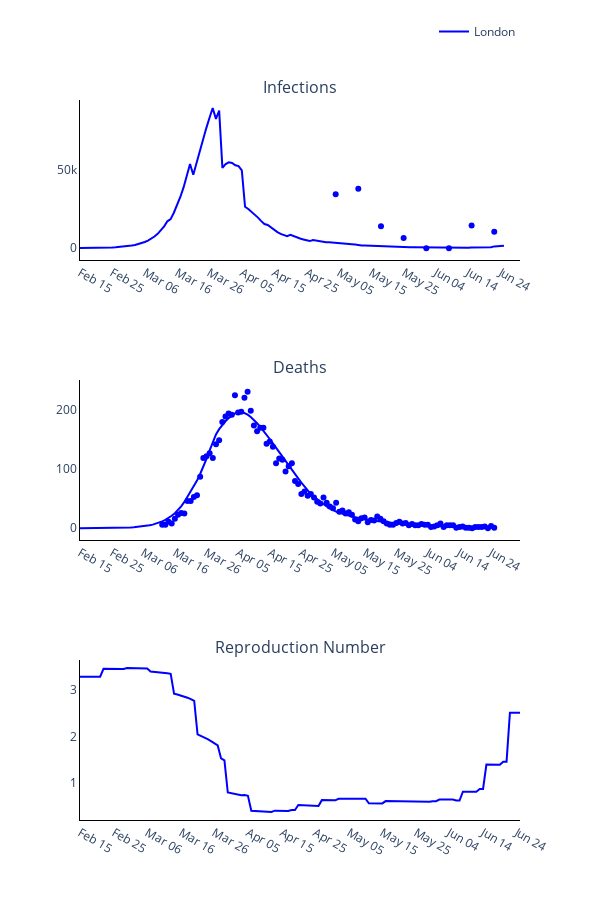

Here is the notebook cell this chart was saved with:
### Markdown cell above
### Plot observed versus predicted using model with optimised parameters

### Code cell
# Trace names - represent the solver used for the simulation
trace_name = regions
titles = ['Infections', 'Deaths', 'Reproduction Number']

fig = go.Figure()
fig = make_subplots(rows=len(titles), cols=1, subplot_titles=tuple(titles), horizontal_spacing = 0.15)

# Plot (bar chart cases each day)
for r, region in enumerate(regions):
    # Plot of infections
    fig.add_trace(
        go.Scatter(
            x=times,
            y=new_infec_pred[r].tolist(),
            mode='lines',
            name=trace_name[r],
            line_color=colours[r]
        ),
        row= 1,
        col= 1
    )

    fig.add_trace(
        go.Scatter(
            x=serology_times,
            y=np.sum(np.multiply(np.nan_to_num(np.divide(positives_data[r], tests[r])), susceptibles[r]), axis=1).tolist(),
            mode='markers',
            name=trace_name[r],
            showlegend=False,
            line_color=colours[r]
        ),
        row= 1,
        col= 1
    )

    # Plot deaths
    fig.add_trace(
        go.Scatter(
            x=times,
            y=deaths_pred[r].tolist(),
            mode='lines',
            name=trace_name[r],
            showlegend=False,
            line_color=colours[r]
        ),
        row= 2,
        col= 1
    )

    fig.add_trace(
        go.Scatter(
            x=deaths_times,
            y=np.sum(deaths_data[r], axis=1).tolist(),
            mode='markers',
            name=trace_name[r],
            showlegend=False,
            line_color=colours[r]
        ),
        row= 2,
        col= 1
    )

    # Plot reproduction number
    fig.add_trace(
        go.Scatter(
            x=times,
            y=reprod_num_pred[r].tolist(),
            mode='lines',
            name=trace_name[r],
            showlegend=False,
            line_color=colours[r]
        ),
        row= 3,
        col= 1
    )

# Add axis labels
fig.update_layout(
    width=600, 
    height=900,
    plot_bgcolor='white',
    xaxis=dict(
        linecolor='black',
        tickvals=np.arange(1, total_days, 10).tolist(),
        ticktext=['Feb 15', 'Feb 25', 'Mar 06', 'Mar 16', 'Mar 26', 'Apr 05', 'Apr 15', 'Apr 25', 'May 05', 'May 15', 'May 25', 'Jun 04', 'Jun 14', 'Jun 24']),
    yaxis=dict(linecolor='black'),
    xaxis2=dict(
        linecolor='black',
        tickvals=np.arange(1, total_days, 10).tolist(),
        ticktext=['Feb 15', 'Feb 25', 'Mar 06', 'Mar 16', 'Mar 26', 'Apr 05', 'Apr 15', 'Apr 25', 'May 05', 'May 15', 'May 25', 'Jun 04', 'Jun 14', 'Jun 24']),
    yaxis2=dict(linecolor='black'),
    xaxis3=dict(
        linecolor='black',
        tickvals=np.arange(1, total_days, 10).tolist(),
        ticktext=['Feb 15', 'Feb 25', 'Mar 06', 'Mar 16', 'Mar 26', 'Apr 05', 'Apr 15', 'Apr 25', 'May 05', 'May 15', 'May 25', 'Jun 04', 'Jun 14', 'Jun 24']),
    yaxis3=dict(linecolor='black'),
    legend=dict(
        orientation='h',
        yanchor="bottom",
        y=1.075,
        xanchor="right",
        x=1)
    )

fig.write_image('images/Figure-3-optimisation.pdf')
fig.show()

### Figure 1 — Plotly figure (JSON) as saved in the notebook; plotly's stock layout.template omitted (floating-point values rounded to 4 significant figures; data arrays with more than 128 entries replaced by an {"elided": "..."} marker saying what was removed)
{"data": [{"line": {"color": "blue"}, "mode": "lines", "name": "London", "type": "scatter", "x": {"elided": "132 int values"}, "xaxis": "x", "y": {"elided": "132 float values"}, "yaxis": "y"}, {"line": {"color": "blue"}, "mode": "markers", "name": "London", "showlegend": false, "type": "scatter", "x": [80, 87, 94, 101, 108, 115, 122, 129], "xaxis": "x", "y": [34280.0, 37810.0, 14030.0, 6488.0, 0, 0, 14490.0, 10470.0, 25420.0, 7174.0, 2969.0, 5686.0, 0, 0, 9227.0, 17420.0, 0, 29020.0, 42430.0, 39500.0, 12350.0, 44770.0, 91530.0, 72760.0, 78240.0, 0, 78430.0, 98950.0, 88020.0, 0, 228700.0, 207200.0, 196900.0, 56430.0, 42710.0, 49950.0, 41840.0, 18300.0, 10450.0, 14690.0, 54370.0, 8754.0, 5657.0, 11020.0, 0, 6481.0, 6192.0, 14890.0, 15740.0, 64310.0, 83840.0, 65670.0, 67960.0], "yaxis": "y"}, {"line": {"color": "blue"}, "mode": "lines", "name": "London", "showlegend": false, "type": "scatter", "x": {"elided": "132 int values"}, "xaxis": "x2", "y": {"elided": "132 float values"}, "yaxis": "y2"}, {"line": {"color": "blue"}, "mode": "markers", "name": "London", "showlegend": false, "type": "scatter", "x": [27, 28, 29, 30, 31, 32, 33, 34, 35, 36, 37, 38, 39, 40, 41, 42, 43, 44, 45, 46, 47, 48, 49, 50, 51, 52, 53, 54, 55, 56, 57, 58, 59, 60, 61, 62, 63, 64, 65, 66, 67, 68, 69, 70, 71, 72, 73, 74, 75, 76, 77, 78, 79, 80, 81, 82, 83, 84, 85, 86, 87, 88, 89, 90, 91, 92, 93, 94, 95, 96, 97, 98, 99, 100, 101, 102, 103, 104, 105, 106, 107, 108, 109, 110, 111, 112, 113, 114, 115, 116, 117, 118, 119, 120, 121, 122, 123, 124, 125, 126, 127, 128, 129, 130, 131, 132], "xaxis": "x2", "y": {"elided": "471 int values"}, "yaxis": "y2"}, {"line": {"color": "blue"}, "mode": "lines", "name": "London", "showlegend": false, "type": "scatter", "x": {"elided": "132 int values"}, "xaxis": "x3", "y": {"elided": "132 float values"}, "yaxis": "y3"}], "layout": {"annotations": [{"font": {"size": 16}, "showarrow": false, "text": "Infections", "x": 0.5, "xanchor": "center", "xref": "paper", "y": 1, "yanchor": "bottom", "yref": "paper"}, {"font": {"size": 16}, "showarrow": false, "text": "Deaths", "x": 0.5, "xanchor": "center", "xref": "paper", "y": 0.6111, "yanchor": "bottom", "yref": "paper"}, {"font": {"size": 16}, "showarrow": false, "text": "Reproduction Number", "x": 0.5, "xanchor": "center", "xref": "paper", "y": 0.2222, "yanchor": "bottom", "yref": "paper"}], "height": 900, "legend": {"orientation": "h", "x": 1, "xanchor": "right", "y": 1.075, "yanchor": "bottom"}, "plot_bgcolor": "white", "width": 600, "xaxis": {"anchor": "y", "domain": [0, 1], "linecolor": "black", "ticktext": ["Feb 15", "Feb 25", "Mar 06", "Mar 16", "Mar 26", "Apr 05", "Apr 15", "Apr 25", "May 05", "May 15", "May 25", "Jun 04", "Jun 14", "Jun 24"], "tickvals": [1, 11, 21, 31, 41, 51, 61, 71, 81, 91, 101, 111, 121, 131]}, "xaxis2": {"anchor": "y2", "domain": [0, 1], "linecolor": "black", "ticktext": ["Feb 15", "Feb 25", "Mar 06", "Mar 16", "Mar 26", "Apr 05", "Apr 15", "Apr 25", "May 05", "May 15", "May 25", "Jun 04", "Jun 14", "Jun 24"], "tickvals": [1, 11, 21, 31, 41, 51, 61, 71, 81, 91, 101, 111, 121, 131]}, "xaxis3": {"anchor": "y3", "domain": [0, 1], "linecolor": "black", "ticktext": ["Feb 15", "Feb 25", "Mar 06", "Mar 16", "Mar 26", "Apr 05", "Apr 15", "Apr 25", "May 05", "May 15", "May 25", "Jun 04", "Jun 14", "Jun 24"], "tickvals": [1, 11, 21, 31, 41, 51, 61, 71, 81, 91, 101, 111, 121, 131]}, "yaxis": {"anchor": "x", "domain": [0.7778, 1], "linecolor": "black"}, "yaxis2": {"anchor": "x2", "domain": [0.3889, 0.6111], "linecolor": "black"}, "yaxis3": {"anchor": "x3", "domain": [0, 0.2222], "linecolor": "black"}}}
